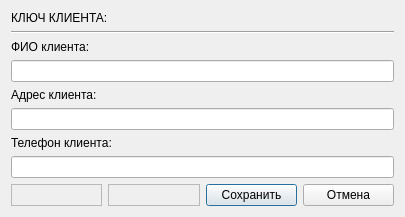
<?xml version="1.0" encoding="UTF-8"?>
<ui version="4.0">
 <class>DialogViewerRowClient</class>
 <widget class="QDialog" name="DialogViewerRowClient">
  <property name="geometry">
   <rect>
    <x>0</x>
    <y>0</y>
    <width>405</width>
    <height>208</height>
   </rect>
  </property>
  <property name="windowTitle">
   <string>Запись таблицы &quot;Клиенты&quot;</string>
  </property>
  <layout class="QVBoxLayout" name="verticalLayout_2">
   <item>
    <layout class="QVBoxLayout" name="verticalLayout">
     <item>
      <widget class="QLabel" name="label_4">
       <property name="text">
        <string>КЛЮЧ КЛИЕНТА: </string>
       </property>
      </widget>
     </item>
     <item>
      <widget class="Line" name="line">
       <property name="orientation">
        <enum>Qt::Horizontal</enum>
       </property>
      </widget>
     </item>
     <item>
      <widget class="QLabel" name="label">
       <property name="text">
        <string>ФИО клиента:</string>
       </property>
      </widget>
     </item>
     <item>
      <widget class="QLineEdit" name="lineEdit_full_name"/>
     </item>
     <item>
      <widget class="QLabel" name="label_2">
       <property name="text">
        <string>Адрес клиента:</string>
       </property>
      </widget>
     </item>
     <item>
      <widget class="QLineEdit" name="lineEdit_address"/>
     </item>
     <item>
      <widget class="QLabel" name="label_3">
       <property name="text">
        <string>Телефон клиента:</string>
       </property>
      </widget>
     </item>
     <item>
      <widget class="QLineEdit" name="lineEdit_phone"/>
     </item>
     <item>
      <layout class="QHBoxLayout" name="horizontalLayout">
       <item>
        <widget class="QFrame" name="frame">
         <property name="frameShape">
          <enum>QFrame::StyledPanel</enum>
         </property>
         <property name="frameShadow">
          <enum>QFrame::Raised</enum>
         </property>
        </widget>
       </item>
       <item>
        <widget class="QFrame" name="frame_2">
         <property name="frameShape">
          <enum>QFrame::StyledPanel</enum>
         </property>
         <property name="frameShadow">
          <enum>QFrame::Raised</enum>
         </property>
        </widget>
       </item>
       <item>
        <widget class="QPushButton" name="pushButton_save">
         <property name="text">
          <string>Сохранить</string>
         </property>
        </widget>
       </item>
       <item>
        <widget class="QPushButton" name="pushButton_cancel">
         <property name="text">
          <string>Отмена</string>
         </property>
        </widget>
       </item>
      </layout>
     </item>
    </layout>
   </item>
  </layout>
 </widget>
 <resources/>
 <connections/>
</ui>
